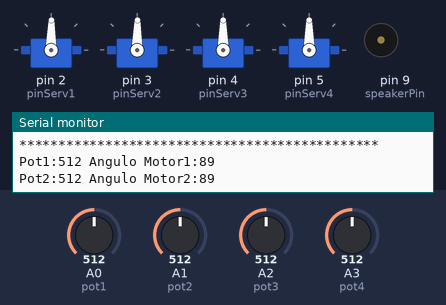
The sketch below on a simulated Arduino Uno, built with avr-gcc and run on an emulated ATmega328P. On the bench: 4 × servo, buzzer (waves = sounding), the last lines printed to the serial monitor. The test bench sets the inputs (shaded band); at power-on: A0 (pot1) = 512, A1 (pot2) = 512, A2 (pot3) = 512, A3 (pot4) = 512. Random numbers use the default seed unless the sketch sets one.

Above: at 2.4 s.
2.5 s: A0 (pot1) set to 716
At 3.5 s:
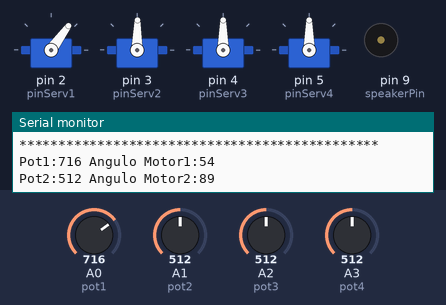
4.0 s: A1 (pot2) set to 716
At 4.9 s:
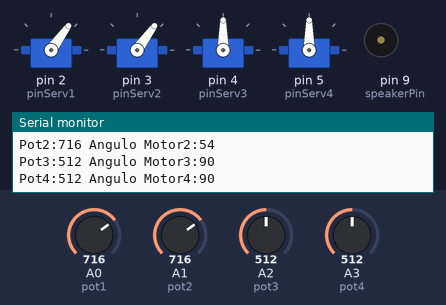
5.5 s: A2 (pot3) set to 716
At 6.4 s:
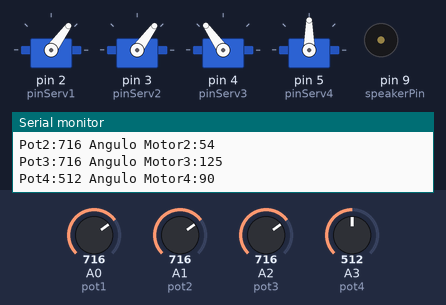
7.0 s: A3 (pot4) set to 716
At 7.6 s:
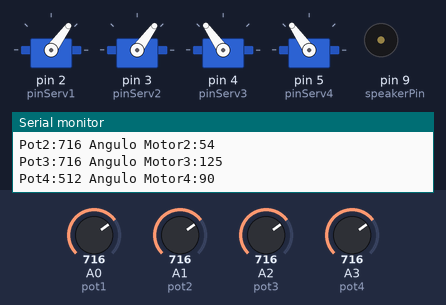
8.5 s: A0 (pot1) set to 992
At 9.1 s:
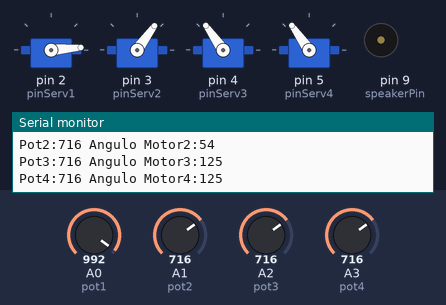
10.0 s: A1 (pot2) set to 992
At 10.6 s:
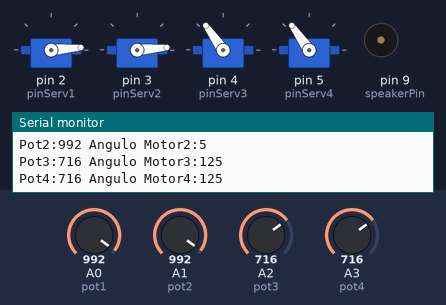
Timing chart, 0 to 12.5 s (numbered marks = the images above; inputs shaded):
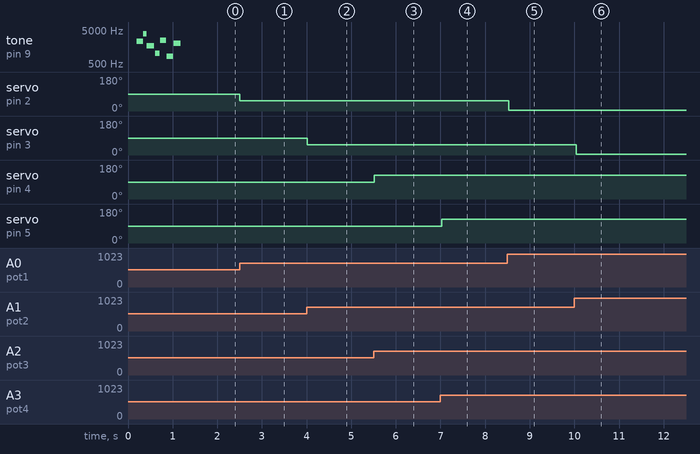

The sketch:

armbot.ino
```cpp
// inclui bibilioteca do servomotor
#include <Servo.h>

// define pinos dos servos
#define pinServ1 2
#define pinServ2 3
#define pinServ3 4
#define pinServ4 5
#define button 8
#define speakerPin 9
#define led2 10
#define ledPin 13

// define as portas dos potenciometros
#define pot1 A0
#define pot2 A1
#define pot3 A2
#define pot4 A3

// nomeia os servos
Servo serv1,serv2,serv3,serv4;

// cria as variavies dos angulos de cada motor
int motor1,motor2,motor3,motor4;

unsigned long mostradorTimer = 1;
const unsigned long intervaloMostrador = 1000;

void phrase1() {

    int k = random(1000,2000);
    digitalWrite(ledPin, HIGH);
    for (int i = 0; i <=  random(100,2000); i++){

        tone(speakerPin, k+(-i*2));
        delay(random(.9,2));
    }
    digitalWrite(ledPin, LOW);
    for (int i = 0; i <= random(100,1000); i++){

        tone(speakerPin, k + (i * 10));
        delay(random(.9,2));
    }
}
void phrase2() {

    int k = random(1000,2000);
    digitalWrite(ledPin, HIGH);
    for (int i = 0; i <= random(100,2000); i++){

        tone(speakerPin, k+(i*2));
        delay(random(.9,2));
    }
    digitalWrite(ledPin, LOW);
    for (int i = 0; i <= random(100,1000); i++){

        tone(speakerPin, k + (-i * 10));
        delay(random(.9,2));
    }
}


void setup() {

  //inicia o monitor serial
  Serial.begin(9600);

  // atribui pinos dos servos
  serv1.attach(pinServ1);
  serv2.attach(pinServ2);
  serv3.attach(pinServ3);
  serv4.attach(pinServ4);

    int K = 2000;
    switch (random(1,7)) {

        case 1:phrase1(); break;
        case 2:phrase2(); break;
        case 3:phrase1(); phrase2(); break;
        case 4:phrase1(); phrase2(); phrase1();break;
        case 5:phrase1(); phrase2(); phrase1(); phrase2(); phrase1();break;
        case 6:phrase2(); phrase1(); phrase2(); break;
    }
    for (int i = 0; i <= random(3, 9); i++){

        digitalWrite(ledPin, HIGH);
        tone(speakerPin, K + random(-1700, 2000));
        delay(random(70, 170));
        digitalWrite(ledPin, LOW);
        noTone(speakerPin);
        delay(random(0, 30));
    }
    noTone(speakerPin);

}

void loop(){

   digitalWrite(led2, HIGH);
  // leitura dos potenciometros
  motor1 = map(analogRead(pot1),1023,0,0,180);
  motor2 = map(analogRead(pot2),1023,0,0,180);
  motor3 = map(analogRead(pot3),0,1023,0,180);
  motor4 = map(analogRead(pot4),0,1023,0,180);

  // posicionamento dos potenciometros
  serv1.write(motor1);
  serv2.write(motor2);
  serv3.write(motor3);
  serv4.write(motor4);

   if ((millis() - mostradorTimer) >= intervaloMostrador) {

  // envio para o monitor serial do posicionamentos dos motores
  Serial.println("**********************************************");

  Serial.print("Pot1:");
  Serial.print(analogRead(pot1));
  Serial.print(" Angulo Motor1:");
  Serial.println(motor1);

  Serial.print("Pot2:");
  Serial.print(analogRead(pot2));
  Serial.print(" Angulo Motor2:");
  Serial.println(motor2);

  Serial.print("Pot3:");
  Serial.print(analogRead(pot3));
  Serial.print(" Angulo Motor3:");
  Serial.println(motor3);

  Serial.print("Pot4:");
  Serial.print(analogRead(pot4));
  Serial.print(" Angulo Motor4:");
  Serial.println(motor4);

  mostradorTimer = millis();
  }

  // tempo de espera para recomeçar
  delay(100);
   digitalWrite(led2, LOW);
}
```

Measured:
- after the input at 2.5 s, servo on pin 2 (pinServ1): 89° → 54° at once
- after the input at 4.0 s, servo on pin 3 (pinServ2): 89° → 54° at once
- after the input at 5.5 s, servo on pin 4 (pinServ3): 90° → 125° at once
- after the input at 7.0 s, servo on pin 5 (pinServ4): 90° → 125° at once
- after the input at 8.5 s, servo on pin 2 (pinServ1): 54° → 5° at once
- after the input at 10.0 s, servo on pin 3 (pinServ2): 54° → 5° at once
